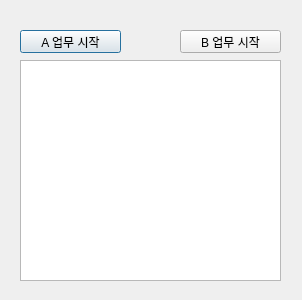
<?xml version="1.0" encoding="UTF-8"?>
<ui version="4.0">
 <class>Dialog</class>
 <widget class="QDialog" name="Dialog">
  <property name="geometry">
   <rect>
    <x>0</x>
    <y>0</y>
    <width>302</width>
    <height>300</height>
   </rect>
  </property>
  <property name="windowTitle">
   <string>Dialog</string>
  </property>
  <widget class="QPushButton" name="btn_A_start">
   <property name="geometry">
    <rect>
     <x>20</x>
     <y>30</y>
     <width>101</width>
     <height>23</height>
    </rect>
   </property>
   <property name="text">
    <string>A 업무 시작</string>
   </property>
  </widget>
  <widget class="QPushButton" name="btn_B_start">
   <property name="geometry">
    <rect>
     <x>180</x>
     <y>30</y>
     <width>101</width>
     <height>23</height>
    </rect>
   </property>
   <property name="text">
    <string>B 업무 시작</string>
   </property>
  </widget>
  <widget class="QTextBrowser" name="textBrowser">
   <property name="geometry">
    <rect>
     <x>20</x>
     <y>60</y>
     <width>261</width>
     <height>221</height>
    </rect>
   </property>
  </widget>
 </widget>
 <resources/>
 <connections/>
</ui>
